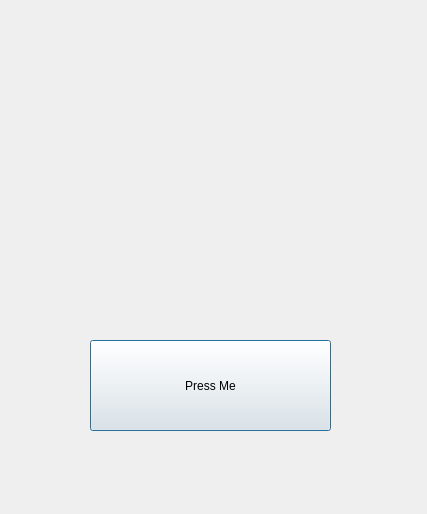
<?xml version="1.0" encoding="UTF-8"?>
<ui version="4.0">
 <class>Dialog</class>
 <widget class="QDialog" name="Dialog">
  <property name="geometry">
   <rect>
    <x>0</x>
    <y>0</y>
    <width>427</width>
    <height>514</height>
   </rect>
  </property>
  <property name="windowTitle">
   <string>Dialog</string>
  </property>
  <widget class="QPushButton" name="pushButton">
   <property name="geometry">
    <rect>
     <x>90</x>
     <y>340</y>
     <width>241</width>
     <height>91</height>
    </rect>
   </property>
   <property name="text">
    <string>Press Me</string>
   </property>
  </widget>
 </widget>
 <resources/>
 <connections/>
</ui>
